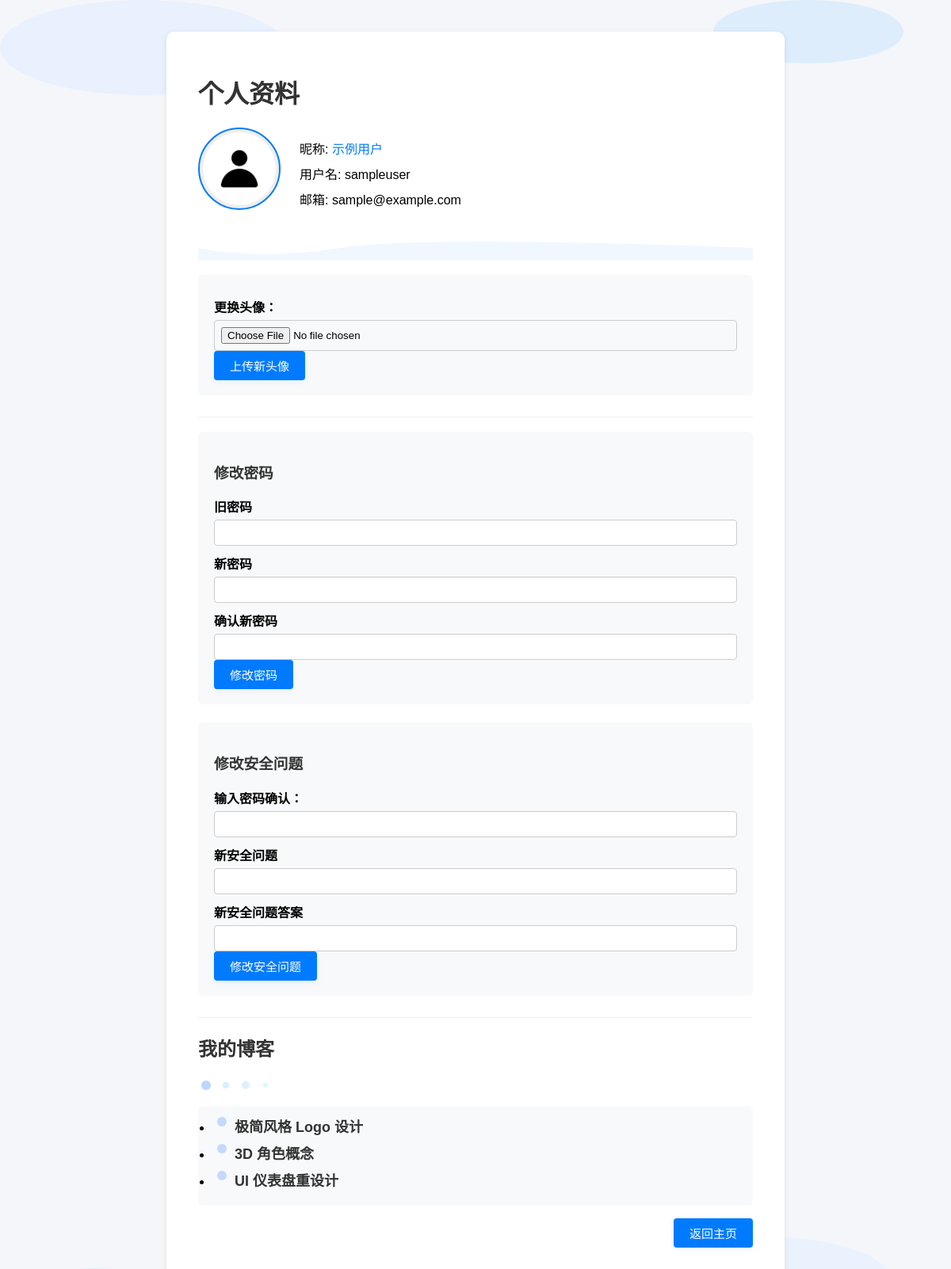
The app's page /profile/ (signed in) with its own data.
### core/models.py (models this page shows, shortened)
class User(AbstractUser):
	security_question = models.CharField(max_length=200, blank=False)
	security_answer_hash = models.CharField(max_length=128, blank=False)
	nickname = models.CharField(max_length=50, null=True, blank=True)
	has_set_nickname = models.BooleanField(default=False)
	avatar_path = models.CharField(max_length=255, default='default-avatar.jpg')
	created_at = models.DateTimeField(auto_now_add=True)
	is_admin = models.BooleanField(default=False)
	is_root_admin = models.BooleanField(default=False)

class Blog(models.Model):
	author = models.ForeignKey(settings.AUTH_USER_MODEL, on_delete=models.CASCADE, related_name='blogs')
	title = models.CharField(max_length=100)
	content = models.TextField()
	created_at = models.DateTimeField(auto_now_add=True)
	updated_at = models.DateTimeField(auto_now=True)
	is_public = models.BooleanField(default=True)
	likes_count = models.IntegerField(default=0)
	views_count = models.IntegerField(default=0)
	is_approved = models.BooleanField(default=True)
	is_pinned = models.BooleanField(default=False)
	is_featured = models.BooleanField(default=False)

### core/views.py (the view, shortened to what this page needs)
# urls.py: path('profile/', views.user_profile, name='user_profile'),
@login_required
def user_profile(request):
    blogs = Blog.objects.filter(author=request.user)
    return render(request, 'user_profile.html', {'blogs': blogs})

### templates/user_profile.html (shortened to what this page needs)
<!DOCTYPE html>
<html>
<head>
</head>
<body>
    <div class="container">
        <h1>个人资料</h1>
        <div class="profile-header">
            <div class="avatar-wrapper">
                <img src="/media/{{ request.user.avatar_path|default:'default-avatar.jpg' }}" alt="用户头像" class="avatar">
            </div>
            <div class="profile-info">
                <p>
                    昵称:
                    <span class="editable" id="nickname">{{ request.user.nickname }}</span>
                </p>
                <p>用户名: {{ request.user.username }}</p>
                <p>邮箱: {{ request.user.email }}</p>
            </div>
        </div>
        <svg width="100%" height="32" style="display:block;margin:0 0 18px 0;" xmlns="http://www.w3.org/2000/svg">
            <path d="M0,16 Q80,32 180,16 T700,16 V32 H0 Z" fill="#e3f0ff" opacity="0.5"/>
        </svg>
        <form method="POST" enctype="multipart/form-data" action="{% url 'upload_avatar' %}">{% csrf_token %}
            <label>更换头像：</label>
            <input type="file" name="avatar" accept="image/*" required>
            <button type="submit">上传新头像</button>
        </form>
        <hr>
        <form method="POST" action="{% url 'user_profile' %}" id="password-change-form">{% csrf_token %}
            <h3>修改密码</h3>
            <label for="old_password">旧密码</label>
            <input type="password" name="old_password" id="old_password" required>
            <label for="new_password">新密码</label>
            <input type="password" name="new_password" id="new_password" required>
            <label for="confirm_password">确认新密码</label>
            <input type="password" name="confirm_password" id="confirm_password" required>
            <button type="submit" form="password-change-form">修改密码</button>
        </form>
        <form method="POST" action="{% url 'user_profile' %}" id="security-question-form">{% csrf_token %}
            <h3>修改安全问题</h3>
            <label for="password_for_security">输入密码确认：</label>
            <input type="password" name="password_for_security" id="password_for_security" required>
            <label for="new_security_question">新安全问题</label>
            <input type="text" name="new_security_question" id="new_security_question" required>
            <label for="new_security_answer">新安全问题答案</label>
            <input type="text" name="new_security_answer" id="new_security_answer" required>
            <button type="submit" form="security-question-form">修改安全问题</button>
        </form>
        <hr>
        <h2>我的博客</h2>
        <ul class="blog-list">
            {% for blog in blogs %}
                <li style="position:relative;padding-left:28px;">
                    <svg width="16" height="16" style="position:absolute;left:4px;top:8px;transform:translateY(-50%);" xmlns="http://www.w3.org/2000/svg">
                        <circle cx="8" cy="8" r="6" fill="#a0c4ff" opacity="0.6"/>
                    </svg>
                    <a href="{% url 'blog_detail' blog_id=blog.id %}" class="blog-title">{{ blog.title }}</a>
                </li>
            {% endfor %}
        </ul>
        <p style="text-align:right;"><a href="{% url 'home' %}" class="btn">返回主页</a></p>
    </div>
</body>
</html>

### templates/user_profile.html (style rules this page uses)
body { font-family: Arial, sans-serif; margin: 0; background: #f5f6fa; }
.container { max-width: 700px; margin: 40px auto; background: #fff; border-radius: 10px; box-shadow: 0 2px 8px rgba(0,0,0,0.08); padding: 32px 40px 40px 40px; }
h1, h2, h3 { color: #333; }
.profile-header { display: flex; align-items: flex-start; gap: 24px; margin-bottom: 24px; }
.avatar-wrapper { width: 100px; height: 100px; border-radius: 50%; border: 2px solid #007BFF; background: #eee; display: flex; align-items: center; justify-content: center; overflow: hidden; flex-shrink: 0; }
.avatar { width: 92px; height: 92px; border-radius: 50%; object-fit: cover; display: block; }
.profile-info { padding-top: 8px; }
.profile-info p { margin: 8px 0; line-height: 1.5; }
.btn, button[type="submit"] { display: inline-block; padding: 8px 20px; background-color: #007BFF; color: white; border: none; border-radius: 4px; cursor: pointer; text-decoration: none; font-size: 15px; transition: background 0.2s; box-shadow: 0 2px 8px rgba(0,123,255,0.08); }
form { margin-bottom: 24px; background: #f8f9fa; padding: 18px 20px; border-radius: 6px; box-shadow: 0 1px 2px rgba(0,0,0,0.03); }
label { display: block; margin-top: 10px; font-weight: bold; }
input[type="password"], input[type="text"], input[type="file"] { width: 100%; padding: 8px; margin-top: 5px; border: 1px solid #ccc; border-radius: 4px; box-sizing: border-box; }
.editable { cursor: pointer; color: #007BFF; }
hr { border: none; border-top: 1px solid #eee; margin: 28px 0 18px 0; }
ul { padding-left: 20px; }
ul li { margin-bottom: 8px; }
.blog-title { font-size: 18px; font-weight: bold; color: #333; text-decoration: none; transition: color 0.3s; }
.blog-list { background: #f8f9fa; border-radius: 6px; padding: 12px 18px; }

### records on screen
User: user.avatar_path (placeholder picture), user.nickname "示例用户", user.username "sampleuser", user.email "sample@example.com"
Blog: title "极简风格 Logo 设计"
Blog: title "3D 角色概念"
Blog: title "UI 仪表盘重设计"
